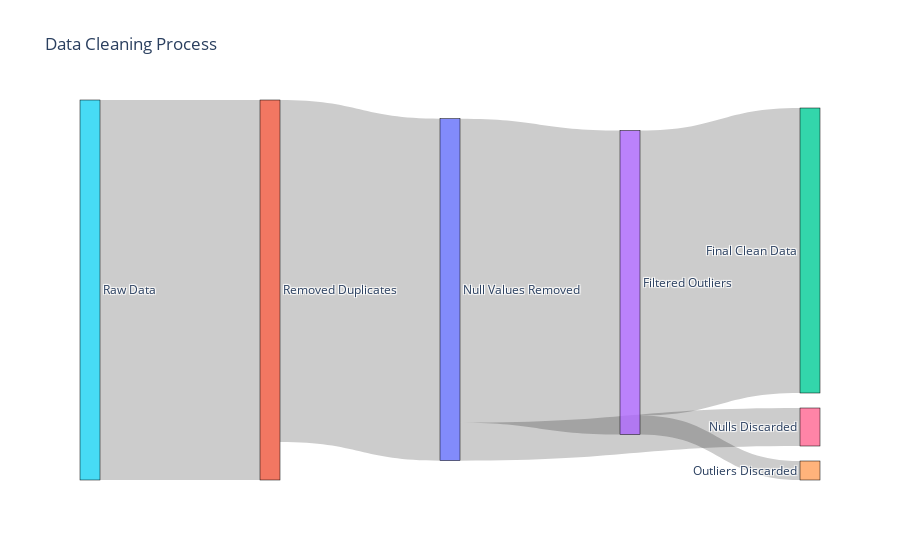

The cell this chart's notebook holds for it:
### Code cell
import pandas as pd
import plotly.graph_objects as go

# Create a DataFrame with the data
data = pd.DataFrame({
    'Source': ['Raw Data', 'Removed Duplicates', 'Null Values Removed', 'Filtered Outliers', 'Filtered Outliers', 'Null Values Removed'],
    'Target': ['Removed Duplicates', 'Null Values Removed', 'Filtered Outliers', 'Final Clean Data', 'Outliers Discarded', 'Nulls Discarded'],
    'Value': [1000, 900, 800, 750, 50, 100]
})

# Create lists for the Sankey diagram
sources = data['Source'].tolist()
targets = data['Target'].tolist()
values = data['Value'].tolist()

# Create a list of unique labels for the nodes
all_nodes = list(set(sources + targets))
node_indices = {node: i for i, node in enumerate(all_nodes)}

# Map the source and target labels to their corresponding indices
source_indices = [node_indices[source] for source in sources]
target_indices = [node_indices[target] for target in targets]

# Create the Sankey diagram
fig = go.Figure(go.Sankey(
    node=dict(
        pad=15,
        thickness=20,
        line=dict(color="black", width=0.5),
        label=all_nodes
    ),
    link=dict(
        source=source_indices,
        target=target_indices,
        value=values
    )
))
display(cleaning)
# Update the layout and display the diagram
fig.update_layout(title_text="Data Cleaning Process", font_size=12)
fig.show()

### Figure 1 — Plotly figure (JSON) as saved in the notebook; plotly's stock layout.template omitted (floating-point values rounded to 4 significant figures)
{"data": [{"link": {"source": [5, 1, 0, 3, 3, 0], "target": [1, 0, 3, 2, 4, 6], "value": [1000, 900, 800, 750, 50, 100]}, "node": {"label": ["Null Values Removed", "Removed Duplicates", "Final Clean Data", "Filtered Outliers", "Outliers Discarded", "Raw Data", "Nulls Discarded"], "line": {"color": "black", "width": 0.5}, "pad": 15, "thickness": 20}, "type": "sankey"}], "layout": {"font": {"size": 12}, "title": {"text": "Data Cleaning Process"}}}
